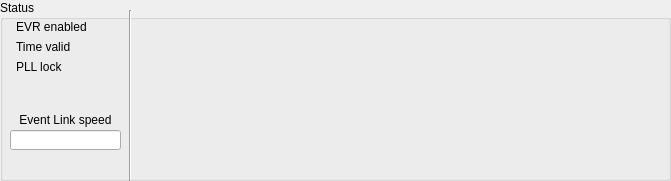
   <widget class="QGroupBox" name="groupBox_3">
    <property name="geometry">
     <rect>
      <x>0</x>
      <y>50</y>
      <width>671</width>
      <height>181</height>
     </rect>
    </property>
    <property name="title">
     <string>Status</string>
    </property>
    <widget class="caInclude" name="cainclude_6">
     <property name="geometry">
      <rect>
       <x>135</x>
       <y>10</y>
       <width>260</width>
       <height>165</height>
      </rect>
     </property>
     <property name="macro">
      <string notr="true">EVR=$(EVR)</string>
     </property>
     <property name="filename" stdset="0">
      <string notr="true">G_EVR_VME_base-link-status.ui</string>
     </property>
    </widget>
    <widget class="QLabel" name="label_11">
     <property name="geometry">
      <rect>
       <x>5</x>
       <y>110</y>
       <width>121</width>
       <height>20</height>
      </rect>
     </property>
     <property name="text">
      <string>Event Link speed</string>
     </property>
     <property name="alignment">
      <set>Qt::AlignCenter</set>
     </property>
    </widget>
    <widget class="QWidget" name="formLayoutWidget">
     <property name="geometry">
      <rect>
       <x>10</x>
       <y>20</y>
       <width>121</width>
       <height>71</height>
      </rect>
     </property>
     <layout class="QFormLayout" name="formLayout">
      <property name="fieldGrowthPolicy">
       <enum>QFormLayout::AllNonFixedFieldsGrow</enum>
      </property>
      <item row="0" column="0">
       <widget class="caLed" name="caled">
        <property name="toolTip">
         <string>Master enable for the EVR. If not set then very little will happen.</string>
        </property>
        <property name="rectangular">
         <bool>false</bool>
        </property>
        <property name="channel" stdset="0">
         <string notr="true">$(EVR):Ena-Sel</string>
        </property>
        <property name="falseColor">
         <color>
          <red>255</red>
          <green>0</green>
          <blue>0</blue>
         </color>
        </property>
        <property name="trueColor">
         <color>
          <red>0</red>
          <green>205</green>
          <blue>0</blue>
         </color>
        </property>
        <property name="undefinedColor">
         <color>
          <red>255</red>
          <green>255</green>
          <blue>255</blue>
         </color>
        </property>
       </widget>
      </item>
      <item row="0" column="1">
       <widget class="QLabel" name="label">
        <property name="text">
         <string>EVR enabled</string>
        </property>
       </widget>
      </item>
      <item row="1" column="0">
       <widget class="caLed" name="caled_4">
        <property name="toolTip">
         <string>Indicates if the EVR has a current, valid timestamp.</string>
        </property>
        <property name="rectangular">
         <bool>false</bool>
        </property>
        <property name="channel" stdset="0">
         <string notr="true">$(EVR):Time-Valid-Sts</string>
        </property>
        <property name="falseColor">
         <color>
          <red>255</red>
          <green>0</green>
          <blue>0</blue>
         </color>
        </property>
        <property name="trueColor">
         <color>
          <red>0</red>
          <green>205</green>
          <blue>0</blue>
         </color>
        </property>
        <property name="undefinedColor">
         <color>
          <red>255</red>
          <green>255</green>
          <blue>255</blue>
         </color>
        </property>
       </widget>
      </item>
      <item row="1" column="1">
       <widget class="QLabel" name="label_19">
        <property name="text">
         <string>Time valid</string>
        </property>
       </widget>
      </item>
      <item row="2" column="0">
       <widget class="caLed" name="caled_2">
        <property name="toolTip">
         <string>Is the EVR's local oscilator phase locked with the phase of the EVG's oscilator.</string>
        </property>
        <property name="rectangular">
         <bool>false</bool>
        </property>
        <property name="channel" stdset="0">
         <string notr="true">$(EVR):Pll-Sts</string>
        </property>
        <property name="falseColor">
         <color>
          <red>255</red>
          <green>0</green>
          <blue>0</blue>
         </color>
        </property>
        <property name="trueColor">
         <color>
          <red>0</red>
          <green>205</green>
          <blue>0</blue>
         </color>
        </property>
        <property name="undefinedColor">
         <color>
          <red>255</red>
          <green>255</green>
          <blue>255</blue>
         </color>
        </property>
       </widget>
      </item>
      <item row="2" column="1">
       <widget class="QLabel" name="label_3">
        <property name="text">
         <string>PLL lock</string>
        </property>
       </widget>
      </item>
     </layout>
    </widget>
    <widget class="caLineEdit" name="calineedit_3">
     <property name="geometry">
      <rect>
       <x>10</x>
       <y>130</y>
       <width>111</width>
       <height>20</height>
      </rect>
     </property>
     <property name="toolTip">
      <string>Frequency of the EVR's local oscilator. Must be close enough to the EVG master oscilator.</string>
     </property>
     <property name="channel" stdset="0">
      <string notr="true">$(EVR):Link-Clk-SP</string>
     </property>
     <property name="unitsEnabled">
      <bool>true</bool>
     </property>
    </widget>
    <widget class="Line" name="line">
     <property name="geometry">
      <rect>
       <x>125</x>
       <y>10</y>
       <width>10</width>
       <height>171</height>
      </rect>
     </property>
     <property name="orientation">
      <enum>Qt::Vertical</enum>
     </property>
    </widget>
    <widget class="caInclude" name="cainclude_15">
     <property name="geometry">
      <rect>
       <x>400</x>
       <y>95</y>
       <width>260</width>
       <height>81</height>
      </rect>
     </property>
     <property name="macro">
      <string notr="true">EVR=$(EVR)</string>
     </property>
     <property name="filename" stdset="0">
      <string notr="true">G_EVR_VME_sfp-min.ui</string>
     </property>
    </widget>
    <widget class="caInclude" name="cainclude_16">
     <property name="geometry">
      <rect>
       <x>400</x>
       <y>10</y>
       <width>260</width>
       <height>80</height>
      </rect>
     </property>
     <property name="macro">
      <string notr="true">EVR=$(EVR)</string>
     </property>
     <property name="filename" stdset="0">
      <string notr="true">G_EVR_VME_info.ui</string>
     </property>
    </widget>
   </widget>
